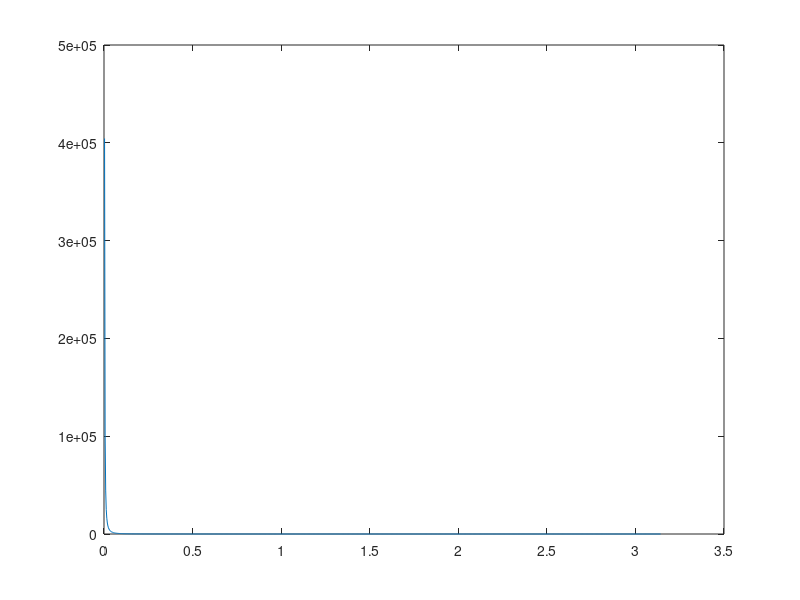

Write MATLAB code to recreate this figure.
clear; clc;
th_start = 0;
th_end = pi;

th = linspace(th_start, th_end, 1000);

omega_0 = 1;

m = linspace(0, 1, 1000);
K = ellipke(m);  % TODO: Check this integral. Answer doesn't look right

om = pi .* omega_0 ./ (2 .* K .* (sin(th / 2) .^2));

plot(th, om);
